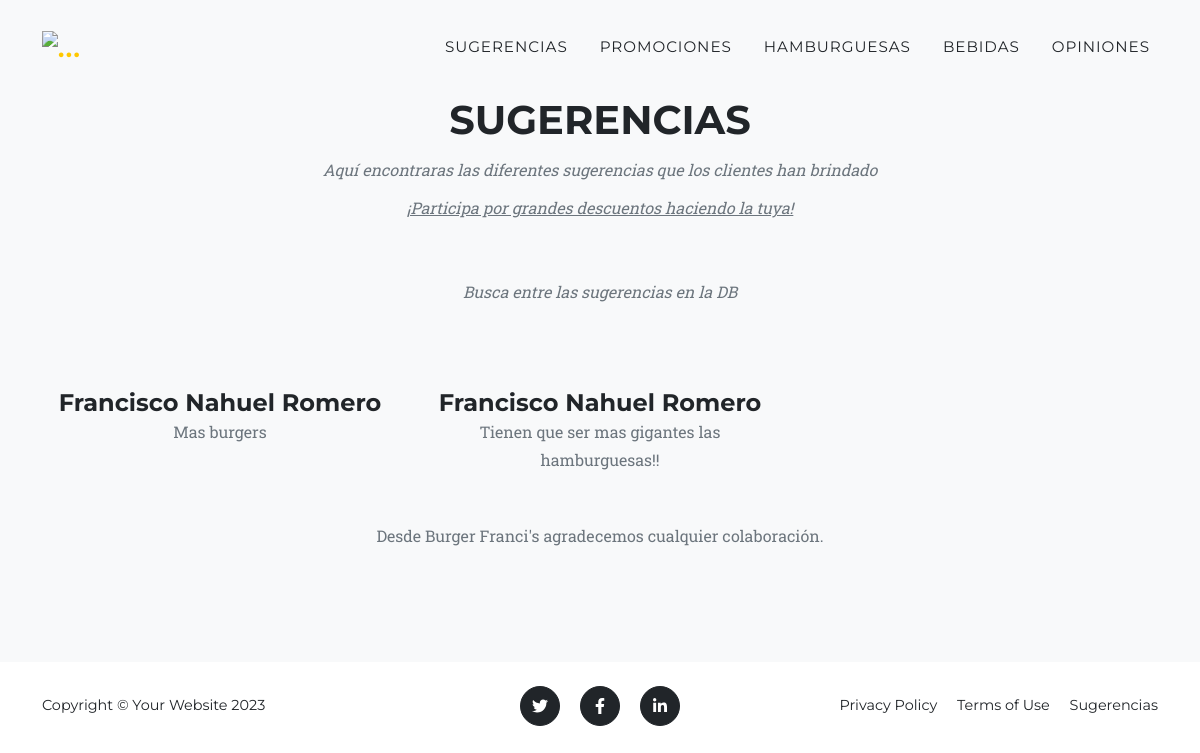
The page /recomendaciones/ on the database as committed earlier.
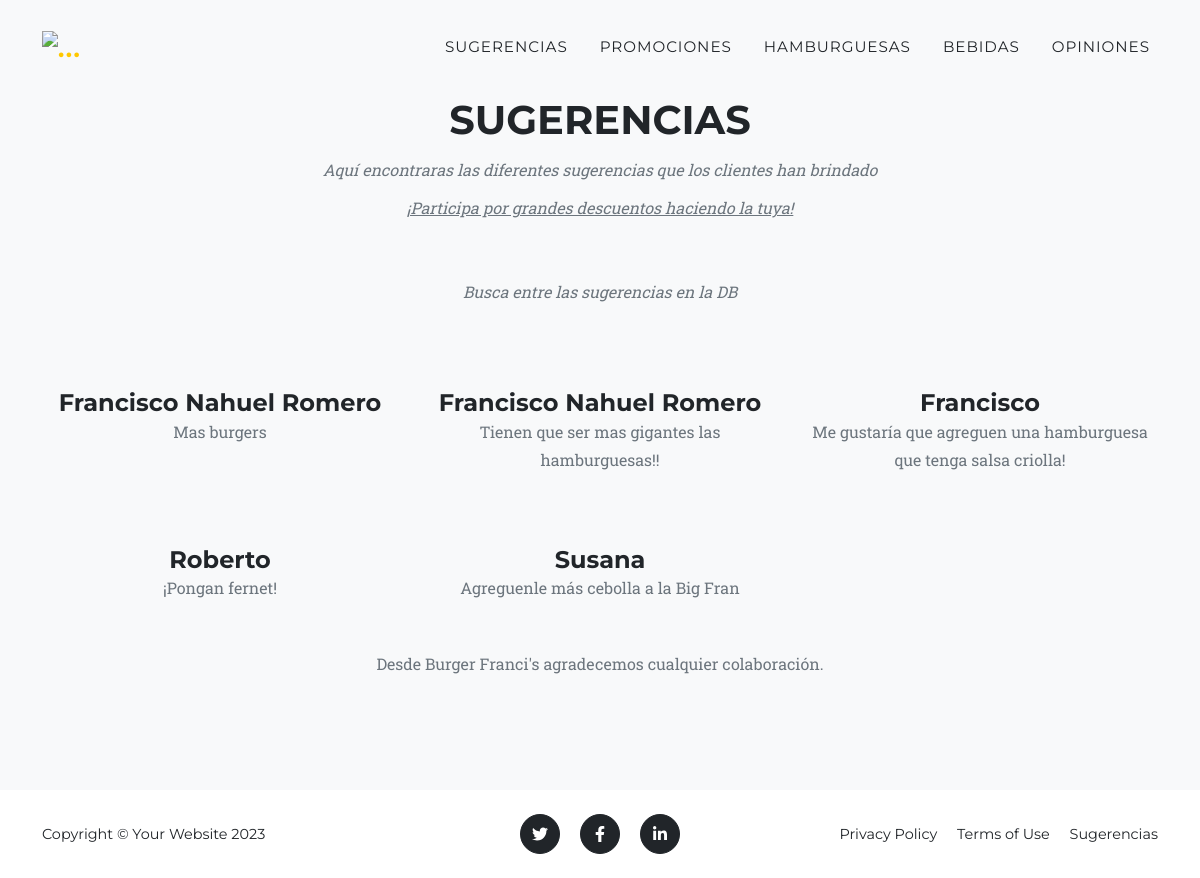
The same page on the database as committed later.
### burger/models.py (models this page shows, shortened)
class Recomendacion(models.Model):
    nombre = models.CharField(max_length=40)
    email = models.EmailField()
    recomendacion = models.CharField(max_length=1000)

### burger/views.py (the view)
# urls.py: path('recomendaciones/', sugerencias, name='recomendaciones'),
def sugerencias(request):
    sugerencias_totales = Recomendacion.objects.all()
    return render(request, 'burger/sugerencias.html', {"sugerencias":sugerencias_totales})

### burger/templates/burger/sugerencias.html
{% extends "burger/base_light.html" %}
{% load static %}
{% block contenido_clientes %}
<section class="page-section bg-light" id="sugerencias">
    <div class="container">
        <div class="text-center">
            <h2 class="section-heading text-uppercase"><a class="nav-link" href="{% url 'recomendaciones' %}">Sugerencias</a> </h2>
            <h3 class="section-subheading text-muted"><a class="nav-link" href="{% url 'recomendaciones' %}">Aquí encontraras las diferentes sugerencias que los clientes han brindado <br> <br><u>¡Participa por grandes descuentos haciendo la tuya!</u></a></h3>
            <h3 class="section-subheading text-muted"><a class="nav-link" href="{% url 'buscar_sugerencia' %}">Busca entre las sugerencias en la DB</a></h3>
        </div>
        <div class="row">
            {% for x in sugerencias %}
            <div class="col-lg-4">
                <div class="team-member">
                    <h4>{{x.nombre}}</h4>
                    <p class="text-muted">{{x.recomendacion}}
                    </p>
                </div>
            </div>
            {% endfor %}
        </div>
        <div class="row">
            <div class="col-lg-8 mx-auto text-center"><p class="large text-muted"> Desde Burger Franci's agradecemos cualquier colaboración.</p></div>
        </div>
    </div>
</section>
{% endblock %}

### burger/templates/burger/base_light.html (shortened to what this page needs)
<!DOCTYPE html>
<html lang="en">
    <head>
        {% load static %}
        <link href="{% static 'burger/css/styles.css' %}" rel="stylesheet" />
    </head>
    <body id="page-top">
        <nav class="navbar navbar-expand-lg navbar-dark fixed-top" id="mainNav">
            <div class="container">
                <a class="navbar-brand" href="../"><img src="{% static 'burger/assets/img/burger_logo.png' %}" alt="..." /></a>
                <div class="collapse navbar-collapse" id="navbarResponsive">
                    <ul class="navbar-nav text-uppercase ms-auto py-4 py-lg-0">
                        <li class="nav-item"><a class="nav-link" href="{% url 'sugerencia' %}">Sugerencias</a></li>
                        <li class="nav-item"><a class="nav-link" href="/combos">Promociones</a></li>
                        <li class="nav-item"><a class="nav-link" href="{% url 'hamburguesas' %}">Hamburguesas</a></li>
                        <li class="nav-item"><a class="nav-link" href="{% url 'bebidas' %}">Bebidas</a></li>
                        <li class="nav-item"><a class="nav-link" href="{% url 'valoraciones' %}">Opiniones</a></li>
                    </ul>
                </div>
            </div>
        </nav>
        {% block contenido_clientes %}{% endblock %}
<footer class="footer py-4">
    <div class="container">
        <div class="row align-items-center">
            <div class="col-lg-4 text-lg-start">Copyright &copy; Your Website 2023</div>
            <div class="col-lg-4 my-3 my-lg-0">
                <a class="btn btn-dark btn-social mx-2" href="#!" aria-label="Twitter"><i class="fab fa-twitter"></i></a>
                <a class="btn btn-dark btn-social mx-2" href="#!" aria-label="Facebook"><i class="fab fa-facebook-f"></i></a>
                <a class="btn btn-dark btn-social mx-2" href="#!" aria-label="LinkedIn"><i class="fab fa-linkedin-in"></i></a>
            </div>
            <div class="col-lg-4 text-lg-end">
                <a class="link-dark text-decoration-none me-3" href="#!">Privacy Policy</a>
                <a class="link-dark text-decoration-none me-3" href="#!">Terms of Use</a>
                <a class="link-dark text-decoration-none" href="sugerencia">Sugerencias</a>
            </div>
        </div>
    </div>
</footer>
</body>
</html>

Rows that differ between the two databases and show on the page:
added Recomendacion: nombre "Francisco", recomendacion "Me gustaría que agreguen una hamburguesa que tenga salsa criolla!"
added Recomendacion: nombre "Roberto", recomendacion "¡Pongan fernet!"
added Recomendacion: nombre "Susana", recomendacion "Agreguenle más cebolla a la Big Fran"
